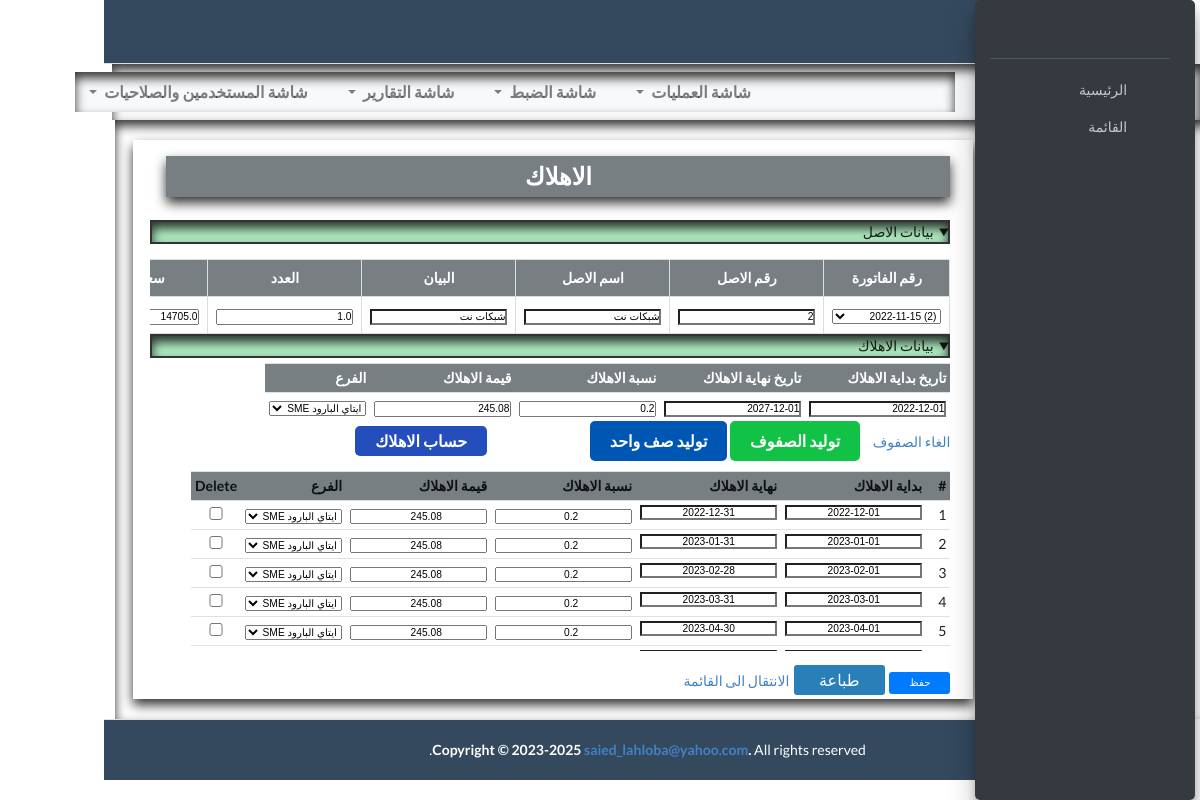
The app's page /destruction_update/3 with its own data.
### add_asset_invoice/models.py (models this page shows, shortened)
class AssetInvoice(models.Model):
    invoice_number = models.CharField(max_length=50, null=True, blank= True, verbose_name='رقم الفاتورة')
    invoice_date = models.DateField(default=timezone.now, null=True, blank= True, verbose_name='تاريخ الفاتورة')
    company_name = models.CharField(max_length=100, null=True, blank= True, verbose_name='اسم المورد')
    supplier_phone = models.CharField(max_length=20, null=True, blank= True, verbose_name='تليفون المورد')
    supplier_address = models.CharField(max_length=200, null=True, blank= True, verbose_name='عنوان المورد')
    total_price = models.FloatField(null=True, blank= True, verbose_name='اجمالي الاسعار')
    total_addition_tax = models.FloatField(null=True, blank= True, verbose_name='اجمالي ضريبة الاضافة')
    total_minus_tax = models.FloatField(null=True, blank= True, verbose_name='اجمالي ضريبة النقص')
    total_expences_cost = models.FloatField(null=True, blank= True, verbose_name='اجمالي المصروفات')
    total_invoice_cost = models.FloatField(null=True, blank= True, verbose_name='اجمالي الفاتورة')
    amount_paid = models.FloatField(null=True, blank= True, verbose_name='المدفوع ')
    remaining_balance = models.FloatField(null=True, blank= True, verbose_name='المتبقي ')
    branch_name = models.ForeignKey(Branch, on_delete=models.PROTECT, verbose_name='الفرع')
    invoice_image = models.ImageField(upload_to='invoice_images/', null=True, blank= True)
    invoice_pdf = models.FileField(upload_to='invoices/', null=True, blank= True)
    supplier_name = models.CharField(max_length=100, null=True, blank= True, verbose_name='اسم المحول الية')
    id_card_number = models.CharField(max_length=100, null=True, blank= True, verbose_name='رقم البطاقة الشخصية')
    commercial_record = models.CharField(max_length=100, null=True, blank= True, verbose_name='سجل تجاري')
    tax_card = models.CharField(max_length=100, null=True, blank= True, verbose_name='بطاقة ضريبية')
    bank_account_number_to = models.CharField(max_length=100, null=True, blank= True, verbose_name='رقم الحساب')
    bank_name_to = models.CharField(max_length=100, null=True, blank= True, verbose_name='اسم البنك')
    bank_account_number_from = models.CharField(max_length=100, null=True, blank= True, verbose_name='رقم الحساب')
    bank_name_from = models.CharField(max_length=100, null=True, blank= True, verbose_name='اسم البنك')
    def __str__(self):
        return f"({self.invoice_number}) {self.invoice_date}"

class AssetItems(models.Model):
    class Meta:
        ordering = ['invoice_number']
    invoice_number = models.ForeignKey(AssetInvoice, on_delete=models.CASCADE, verbose_name='رقم الفاتورة')
    asset_number = models.CharField(max_length=50, verbose_name='رقم الاصل')
    asset_name = models.CharField(max_length=100, verbose_name='اسم الاصل')
    asset_group = models.ForeignKey(AssetGroup, on_delete=models.PROTECT, verbose_name='تصنيف')
    asset_description = models.CharField(max_length=200, verbose_name='البيان')
    destruction_percent=models.FloatField(verbose_name='نسبة الاهلاك', default=0.10)
    destruction_value=models.FloatField(verbose_name='قيمة الاهلاك', default=1)
    destruction_start_month = models.DateField(default=timezone.now, null=True, blank=True, verbose_name='بداية الاهلاك')
    destruction_end_month = models.DateField(default=timezone.now, null=True, blank=True, verbose_name='نهاية الاهلاك')
    count = models.FloatField(verbose_name='عدد', default=1)
    price = models.FloatField(verbose_name='السعر', default=0)
    asset_price = models.FloatField(verbose_name='سعر الاصل')
    branch_name = models.ForeignKey(Branch, on_delete=models.PROTECT, verbose_name='الفرع')

class Branch(models.Model):
    branch_name = models.CharField(null=True, blank= True, max_length=100, verbose_name='اسم الفرع')
    def __str__(self):
        return self.branch_name

### add_asset_invoice/views.py (the view, shortened to what this page needs)
# urls.py: path('destruction_update/<int:pk>', views.DestructionUpdate.as_view(), name='destruction-update'),
class DestructionUpdate(UpdateView):
    model = AssetItems
    fields = ['invoice_number','asset_number', 'asset_name', 'asset_description','count', 'price', 'asset_price',
              'destruction_percent','destruction_value','destruction_start_month', 'destruction_end_month', 'branch_name']
    template_name = 'add_asset_invoice/destruction_form.html'
    success_url = reverse_lazy('destruction-list')
    def get_context_data(self, **kwargs):
        data = super(DestructionUpdate, self).get_context_data(**kwargs)
        if self.request.POST:
            data['destruction'] = DestructionFormSet(self.request.POST, instance=self.object)
        else:
            data['destruction'] = DestructionFormSet(instance=self.object)
        return data

### add_asset_invoice/context_processors.py (called while the page is built)
def user_info(request):
    user_info = {}
    if request.user.is_authenticated:
        user_info['username'] = request.user.username
    return {'user_info': user_info}

### templates/add_asset_invoice/destruction_form.html (shortened to what this page needs)
{% extends "base.html" %}
{% load static %}
{% block content %}
<div style="direction: rtl;" class="main container first_container">
    <div class="col-md-12  first_container content-wrapper">
        <div class="second_container second_container_destruction">
            <div class="adress_name">
                <h2>الاهلاك</h2>
            </div>
            <form  action="" method="post" enctype="multipart/form-data">
            <details open="" class="adress_details"><summary class="adress_header">بيانات الاصل</summary>
                <div class="my-custom-table-container">
                    <table class="table_invoice table_items uii my-custom-table">
                        <thead>
                            <tr class="table_header">
                                <th>رقم الفاتورة</th>
                                <th>رقم الاصل</th>
                                <th>اسم الاصل</th>
                                <th>البيان</th>
                                <th>العدد</th>
                                <th>سعر الوحدة</th>
                            </tr>
                        </thead>
                        <tbody>
                            <tr class="table_body">
                                <td class="disabled"> {{ form.invoice_number }}</td>
                                <td class="disabled"> {{ form.asset_number }}</td>
                                <td class="disabled">{{ form.asset_name }}</td>
                                <td class="disabled">{{ form.asset_description }}</td>
                                <td class="disabled">{{ form.count }}</td>
                                <td class="disabled">{{ form.price }}</td>
                            </tr>
                        </tbody>
                    </table>
                </div>
            </details>
                 <details open="" class="adress_details">
                    <summary class="adress_header">بيانات الاهلاك</summary>
                    <table class="table_invoice  ">
                        <thead>
                            <tr class="table_header">
                                <th>تاريخ بداية الاهلاك</th>
                                <th>تاريخ نهاية الاهلاك</th>
                                <th>نسبة الاهلاك</th>
                                <th>قيمة الاهلاك</th>
                                 <th> الفرع</th>
                            </tr>
                        </thead>
                        <tbody>
                            <tr class="table_body">
                                <td > {{ form.destruction_start_month }}</td>
                                <td > {{ form.destruction_end_month }}</td>
                                <td >{{ form.destruction_percent }}</td>
                                <td >{{ form.destruction_value }}</td>
                                <td >{{ form.branch_name }}</td>
                            </tr>
                        </tbody>
                    </table>
                </details>
                <div class="table_feild table-container">
                    <a id="removeRow" class="row_empty" href="javascript:void(0)">الغاء الصفوف </a>
                    <a id="addDestructionRow" class="calc_add_row" href="javascript:void(0)">توليد الصفوف</a>
                    <a id="addDestructionRowOne" class="calc_add_row_one" href="javascript:void(0)">توليد صف واحد</a>
                    <a type="button" id="calcButton" class="calc_button">حساب الاهلاك</a>
                    <table class="table_items table_destruction">
                        {% for form in destruction.forms %}
                        {% if forloop.first %}
                        <thead>
                            <tr class='invoice_field table_header'>
                                <th>#</th>
                                {% for field in form.visible_fields %}
                                <th>{{ field.label|capfirst }}</th>
                                {% endfor %}
                            </tr>
                        </thead>
                        <br>
                        {% endif %}
                        <tr class="{% cycle row1 row2 %}  invoice_field sticky-row table_body">
                            <td>{{ forloop.counter }}</td>
                            {% for field in form.visible_fields %}
                            <td>
                                {{ field }}
                            </td>
                            {% endfor %}
                        </tr>
                        {% endfor %}
                    </table>
                </div>
                <input id="removeRow" class="row_empty" type="submit" value="حفظ" />
                {% if object %}
                <a class="add-row button" href="{% url 'generate_destruction_report' asset_item_id=object.pk %}" target="_blank"> طباعة </a>
                {% endif %}
                <a href="{% url 'destruction-list' %}">الانتقال الى القائمة</a>
            </form>
        </div>
    </div>
</div>
{% endblock %}

### asset_management_system/static/css/style.css (style rules this page uses)
.main h1, .main h2, .main h3 { color: #fff; }
.button { background-color: #2980b9; border: none; color: #fff; padding: 5px 25px; text-align: center; text-decoration: none; display: inline-block; font-size: 16px; margin: 4px 2px; cursor: pointer; border-radius: 3px; }
.calc_add_row, .calc_add_row_one, .calc_button { position: relative; display: inline-block; color: #fff !important; font-size: 16px; font-weight: bold; text-align: center; text-decoration: none; border: none; border-radius: 5px; cursor: pointer; transition: background-color 0.3s ease; }
.calc_button { padding: 5px 20px; margin-right: 100px; background-color: #254ebd; right: 10px; }
.calc_add_row { padding: 10px 20px; background-color: #11c246; right: 10px; }
.calc_add_row_one { padding: 10px 20px; background-color: #0056b3; right: 10px; }
button, input { overflow: visible; max-width: 150px; max-height: 25px; margin: 0; padding: 0; }
input[type="submit"] { padding: 5px 20px; background-color: #007bff; color: #fff; border: none; border-radius: 3px; cursor: pointer; }
button, input, optgroup, select, textarea { font-family: sans-serif !important; font-size: 73% !important; line-height: 1.15; margin: 0; }
.invoice_field input, .invoice_field select, .invoice_field textarea { display: table-cell; width: 100%; height: 100%; max-height: 25px; text-align: center; }
.table_invoice td, .table_invoice th, .table_items td, .table_items th { padding: 4px; vertical-align: top; border-top: 0.1px solid #dee2e6; }
.table_items { margin-top: 10px; display: flow-root; overflow: scroll; max-height: 180px; }
.table_destruction { padding-top: 0; margin-bottom: 10px; }
.table_invoice th { color: #fff; }
th { position: sticky; top: 0; background-color: hsl(200, 4%, 49%); z-index: 1; }
.adress_header { background-color: #11c24655; margin-bottom: 5px; border: 2px solid #333; box-shadow: inset 0px 6px 11px 0px rgba(0, 0, 0, 0.8); }
table td, table th { white-space: wrap; }
table { width: 100%; border-collapse: collapse; display: table-cell; }
.container { display: inline-flex; position: relative; right: -64px; background-color: #fff; box-shadow: 0 0 5px rgba(0, 0, 0, 0.1); width: 100%; margin: 0 auto; padding: 20px; max-width: none; width: 94vw; box-shadow: inset 0px 6px 11px 0px rgba(0, 0, 0, 0.8); }
h2 { font-size: 24px; font-weight: bold; margin: 0; color: #007bff; }
.adress_name { display: inline-block; width: 98%; background-color: hsl(200, 4%, 49%); color: #fff; margin-bottom: 3px; text-align: center; font-weight: bold; padding: 5px; margin-top: 16px !important; box-shadow: 0px 6px 11px 0px rgba(0, 0, 0, 0.8); }
h2 { font-size: 24px; font-weight: bold; margin: 0 0 20px; }
form { margin-top: 20px; }
.uii tr td.disabled, .uii tr.disabled td, .uii tr.disabled:hover, .uii tr:hover td.disabled { pointer-events: none; color: rgba(185, 10, 10, 0.3); }
.my-custom-table { width: 100%; border-collapse: collapse; }
.my-custom-table th, .my-custom-table td { border: 1px solid #ddd; padding: 8px; text-align: center; }
.my-custom-table-container { width: 100%; overflow-x: auto; }
.second_container_destruction { position: relative; max-width: 800px; display: inline-block; }
.content-wrapper { padding: 3rem; }
.content-wrapper { padding: 0; margin: 0; padding-right: 23px; width: 80vw !important; height: 73vh !important; max-width: 70vw; min-height: 50% !important; background-color: #fff; box-shadow: 0 0 5px rgba(0, 0, 0, 0.1); box-shadow: 0px 6px 11px 0px rgba(0, 0, 0, 0.8); }
.first_container { height: auto !important; max-height: none; }

### records on screen
AssetInvoice: invoice_number "(2) 2022-11-15"
AssetItems: asset_number "2", asset_name "شبكات نت", asset_description "شبكات نت", count "1.0", price "14705.0", destruction_start_month "2022-12-01", destruction_end_month "2027-12-01", destruction_percent "0.2", destruction_value "245.08"
Branch: branch_name "ايتاي البارود SME"

### other values on screen
{{ field.label|capfirst }} "بداية الاهلاك" "نهاية الاهلاك" "نسبة الاهلاك" "قيمة الاهلاك" "الفرع" "Delete"
